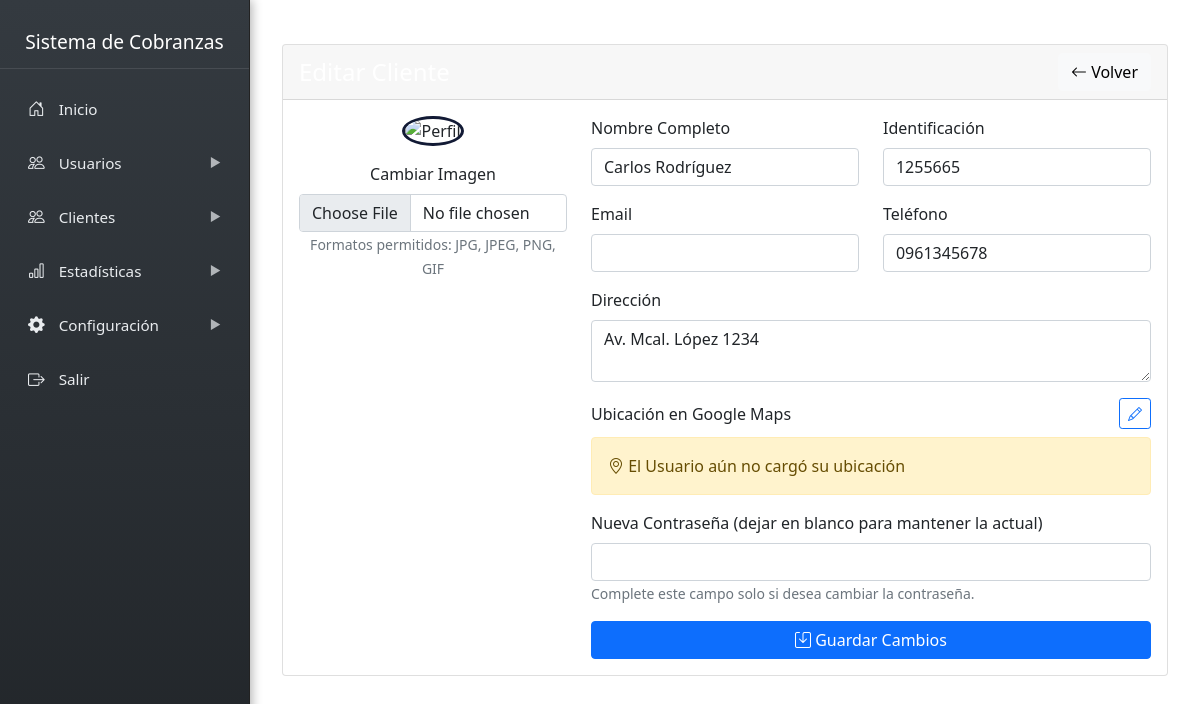
The page /admin/sidebar/clientes/editar_cliente.php?id=13 on the database its author committed.
### tables this page shows
CREATE TABLE `clientes` (
  `id` int NOT NULL,
  `nombre` varchar(200) NOT NULL,
  `identificacion` varchar(20) DEFAULT NULL,
  `direccion` text,
  `telefono` varchar(20) DEFAULT NULL,
  `email` varchar(100) DEFAULT NULL,
  `created_at` timestamp NULL DEFAULT CURRENT_TIMESTAMP,
  `imagen` varchar(255) NOT NULL DEFAULT 'default.png',
  `password` varchar(255) DEFAULT NULL
);

### admin/sidebar/clientes/editar_cliente.php (the view, shortened to what this page needs)
<?php include '../../../admin/include/sidebar.php'; ?>
<?php
require_once '../cnx.php';
$cliente_id = $_GET['id'];
$query = "SELECT * FROM clientes WHERE id = ?";
$stmt = $conn->prepare($query);
$stmt->bind_param("i", $cliente_id);
$stmt->execute();
$result = $stmt->get_result();
$cliente = $result->fetch_assoc();
?>
<div class="content-wrapper">
    <div class="container mt-4">
        <div class="row">
            <div class="col-md-12 mb-4">
                <div class="card">
                    <div class="card-header bg-custom text-white d-flex justify-content-between align-items-center">
                        <h4 class="mb-0">Editar Cliente</h4>
                        <a href="cliente_datos.php?id=<?php echo $cliente_id; ?>" class="btn btn-light">
                            <i class="bi bi-arrow-left"></i> Volver
                        </a>
                    </div>
                    <div class="card-body">
                        <form action="" method="POST" enctype="multipart/form-data">
                            <div class="row">
                                <div class="col-md-4 text-center mb-4">
                                    <div class="profile-img-container mb-3">
                                        <?php if(!empty($cliente['imagen']) && $cliente['imagen'] != 'default.png'): ?>
                                            <img src="../../../uploads/profiles/<?php echo $cliente['imagen']; ?>"
                                                 alt="Perfil"
                                                 class="img-fluid rounded-circle profile-image"
                                                 style="width: 150px; height: 150px; object-fit: cover; border: 3px solid #121a35;">
                                        <?php else: ?>
                                            <img src="../../../uploads/profiles/default.png"
                                                 alt="Perfil"
                                                 class="img-fluid rounded-circle profile-image"
                                                 style="width: 150px; height: 150px; object-fit: cover; border: 3px solid #121a35;">
                                        <?php endif; ?>
                                    </div>
                                    <div class="mb-3">
                                        <label for="imagen" class="form-label">Cambiar Imagen</label>
                                        <input type="file" class="form-control" id="imagen" name="imagen">
                                        <small class="form-text text-muted">Formatos permitidos: JPG, JPEG, PNG, GIF</small>
                                    </div>
                                </div>
                                <div class="col-md-8">
                                    <div class="row">
                                        <div class="col-md-6 mb-3">
                                            <label for="nombre" class="form-label">Nombre Completo</label>
                                            <input type="text" class="form-control" id="nombre" name="nombre" value="<?php echo htmlspecialchars($cliente['nombre']); ?>" required>
                                        </div>
                                        <div class="col-md-6 mb-3">
                                            <label for="identificacion" class="form-label">Identificación</label>
                                            <input type="text" class="form-control" id="identificacion" name="identificacion" value="<?php echo htmlspecialchars($cliente['identificacion']); ?>" required>
                                        </div>
                                    </div>
                                    <div class="row">
                                        <div class="col-md-6 mb-3">
                                            <label for="email" class="form-label">Email</label>
                                            <input type="email" class="form-control" id="email" name="email" value="<?php echo htmlspecialchars($cliente['email']); ?>">
                                        </div>
                                        <div class="col-md-6 mb-3">
                                            <label for="telefono" class="form-label">Teléfono</label>
                                            <input type="text" class="form-control" id="telefono" name="telefono" value="<?php echo htmlspecialchars($cliente['telefono']); ?>">
                                        </div>
                                    </div>
                                    <div class="mb-3">
                                        <label for="direccion" class="form-label">Dirección</label>
                                        <textarea class="form-control" id="direccion" name="direccion" rows="2"><?php echo htmlspecialchars($cliente['direccion']); ?></textarea>
                                    </div>
                                    <div class="mb-3">
                                        <label for="ubicacion_link" class="form-label d-flex justify-content-between align-items-center">
                                            Ubicación en Google Maps
                                            <button type="button" class="btn btn-sm btn-outline-primary" id="editUbicacion">
                                                <i class="bi bi-pencil"></i>
                                            </button>
                                        </label>
                                        <?php if(empty($cliente['ubicacion_link'])): ?>
                                            <div id="ubicacion_placeholder" class="alert alert-warning mb-2">
                                                <i class="bi bi-geo-alt"></i> El Usuario aún no cargó su ubicación
                                            </div>
                                        <?php endif; ?>
                                    </div>
                                    <div class="mb-3">
                                        <label for="password" class="form-label">Nueva Contraseña (dejar en blanco para mantener la actual)</label>
                                        <input type="password" class="form-control" id="password" name="password">
                                        <small class="form-text text-muted">Complete este campo solo si desea cambiar la contraseña.</small>
                                    </div>
                                    <div class="d-grid gap-2">
                                        <button type="submit" name="actualizar_cliente" class="btn btn-primary">
                                            <i class="bi bi-save"></i> Guardar Cambios
                                        </button>
                                    </div>
                                </div>
                            </div>
                        </form>
                    </div>
                </div>
            </div>
        </div>
    </div>
</div>

### admin/include/sidebar.php (style rules this page uses)
.content-wrapper { margin-left: 250px; padding: 20px; transition: background-color 0.3s ease; }

### rows shown on the page
clientes: nombre "Carlos Rodríguez", identificacion "1255665", telefono "0961345678", direccion "Av. Mcal. López 1234"
